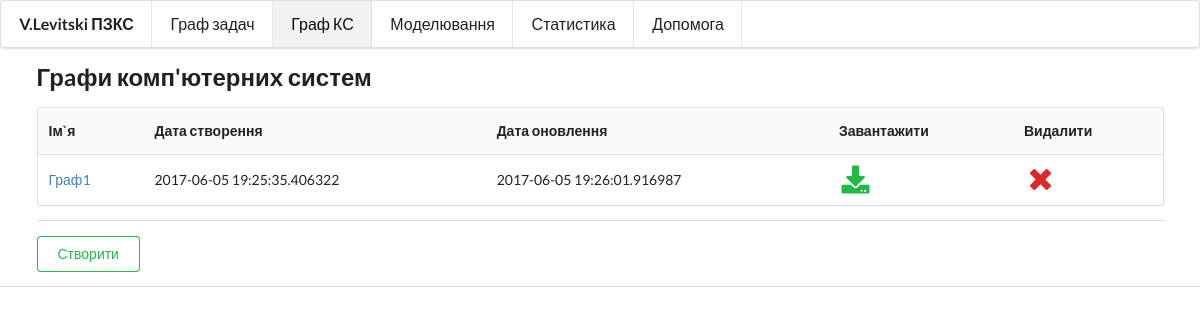
Before: /cs-graph/ with the older database file.
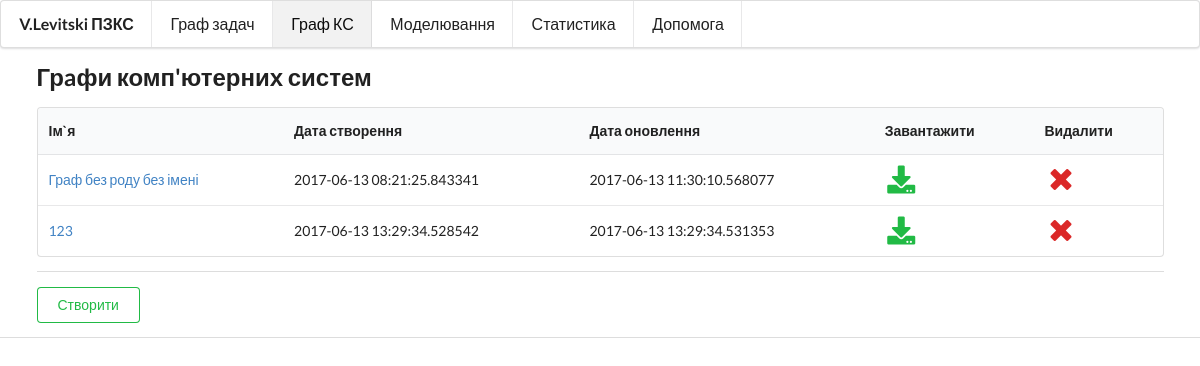
After: the same page with the newer database file.
### app.py (models this page shows, shortened)
class CSGraph(db.Model):
    id = db.Column(db.Integer, primary_key=True, autoincrement=True)
    name = db.Column(db.String)
    created_at = db.Column(db.DateTime)
    updated_at = db.Column(db.DateTime)
    data = db.Column(db.String)

### app.py (the view)
@app.route('/cs-graph/')
def cs_graph():
    graphs = CSGraph.query.all()
    return render_template('graph_cs.html', graphs=graphs)

### templates/graph_cs.html (shortened to what this page needs)
{% extends "index.html" %}
{% block head %}
    {{ super() }}
{% endblock %}
{% block content %}
    {{ super() }}
    <div class="ui container">
        {% if graphs %}
            <h2>Грaфи комп'ютерних систем</h2>
            <table class="ui table">
                <thead>
                <tr>
                    <th>Ім`я</th>
                    <th>Дата створення</th>
                    <th>Дата оновлення</th>
                    <th>Завантажити</th>
                    <th>Видалити</th>
                </tr>
                </thead>
                <tbody>
                {% for g in graphs %}
                    <tr>
                        <td>
                            <a href="{{ url_for('save_cs_graph',id=g.id) }}">
                                {{ g.name }}
                            </a>
                        </td>
                        <td>{{ g.created_at }}</td>
                        <td>{{ g.updated_at }}</td>
                        <td>
                            <a href="{{ url_for('download_cs_graph', id=g.id) }}"><i
                                    class="download big green icon"></i></a></td>
                        <td>
                            <a href="{{ url_for('delete_cs_graph', id=g.id) }}"><i
                                    class="remove big red icon"></i></a></td>
                    </tr>
                {% endfor %}
                </tbody>
            </table>
        {% endif %}
        <div class="ui divider"></div>
        <a class="ui basic positive button"
           href="{{ url_for('save_cs_graph') }}">Створити</a>
    </div>
{% endblock %}

### templates/index.html (shortened to what this page needs)
{% extends "base.html" %}
{% block head %}
{{ super() }}
{% endblock %}
{% block content %}
<div class="ui big menu">
    <span class="header item">V.Levitski ПЗКС</span>
    <a href="{{ url_for('task_graph') }}"
       class="{% if 'task_graph' in request.endpoint %}active{% endif %} item">
        Граф задач</a>
    <a href="{{ url_for('cs_graph') }}"
       class="{% if 'cs_graph' in request.endpoint %}active{% endif %} item">
        Граф КС</a>
    <a href="{{ url_for('modeling') }}"
       class="{% if 'modeling' in request.endpoint %}active{% endif %} item">
        Моделювання</a>
    <a href="{{ url_for('statistics') }}"
       class="{% if 'statistics' in request.endpoint%}active{% endif %} item">
        Статистика</a>
    <a href="{{ url_for('help') }}"
       class="{% if 'help' in request.endpoint %}active{% endif %} item">
        Допомога</a>
</div>
{% endblock %}

### templates/base.html (shortened to what this page needs)
<!doctype html>
<html>
<head>
    {% block head %}
    <link rel="stylesheet"
          href="https://cdnjs.cloudflare.com/ajax/libs/semantic-ui/2.2.9/semantic.min.css">
    {% endblock %}
</head>
<body>
<div id="content">{% block content %}{% endblock %}</div>
<div id="footer" class="footer-right">
    {% block footer %}
        <div class="ui divider"></div>
    {% endblock %}
</div>
</body>
</html>

Changed rows visible on the page:
removed CSGraph: name "Граф1", created_at "2017-06-05 19:25:35.406322", updated_at "2017-06-05 19:26:01.916987"
added CSGraph: name "Граф без роду без імені", created_at "2017-06-13 08:21:25.843341", updated_at "2017-06-13 11:30:10.568077"
added CSGraph: name "123", created_at "2017-06-13 13:29:34.528542", updated_at "2017-06-13 13:29:34.531353"
